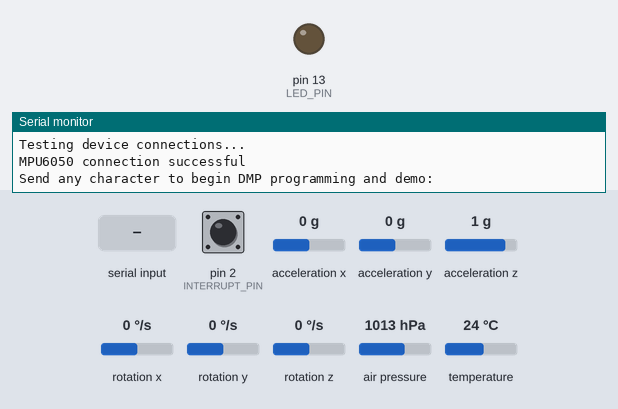
Bench run of a sketch on a simulated Arduino Leonardo, built with avr-gcc and run on an emulated ATmega32U4. On the bench: output pins drawn as LEDs (lit = HIGH), the last lines printed to the serial monitor. Dashed ring = blinking. The test bench sets the inputs (shaded band); at power-on: acceleration x 0 g, acceleration y 0 g, acceleration z 1 g, rotation z 0 °/s, air pressure 1013 hPa, pin 2 (INTERRUPT_PIN) LOW, rotation x 0 °/s, rotation y 0 °/s, temperature 24 °C. The sensor or clock chip raises its interrupt line as the real part does.

Above: at 0.8 s.
0.9 s: "1\n" received over Serial
At 1.8 s:
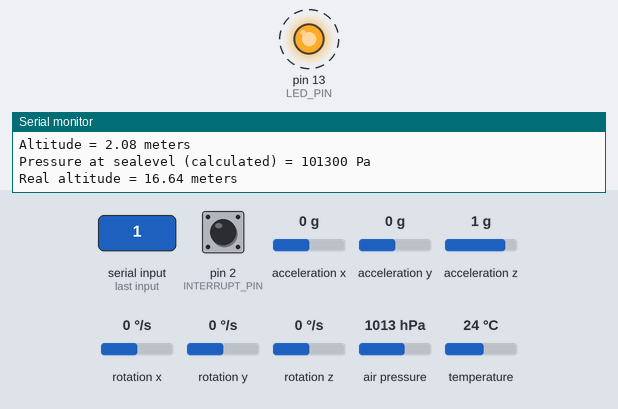
3.9 s: acceleration x set to -1.4 g
6.9 s: acceleration y set to -1.4 g
9.9 s: acceleration z set to -1.4 g
12.9 s: rotation z set to -192 °/s
15.9 s: air pressure set to 952 hPa
Timing chart, 0 to 19.9 s (numbered marks = the images above; inputs shaded):
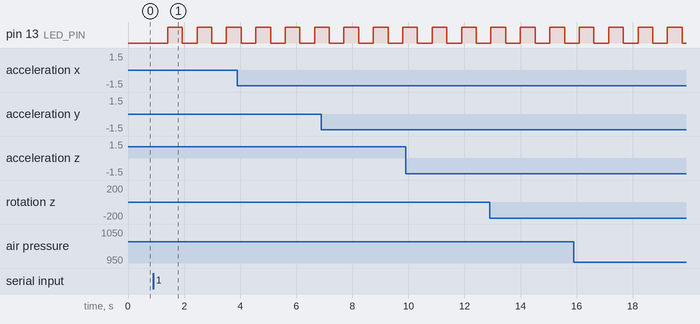

Measured:
- after the input at 0.9 s, pin 13 (LED_PIN): alternates HIGH for 0.52 s and LOW for 0.52 s, starting after 0.51 s

The sketch:

Data_packet.ino
```cpp
// I2C device class (I2Cdev) demonstration Arduino sketch for MPU6050 class using DMP (MotionApps v2.0)
// 6/21/2012 by Jeff Rowberg <jeff@rowberg.net>
// Updates should (hopefully) always be available at https://github.com/jrowberg/i2cdevlib
//
// Changelog:
//      2019-07-08 - Added Auto Calibration and offset generator
//		   - and altered FIFO retrieval sequence to avoid using blocking code
//      2016-04-18 - Eliminated a potential infinite loop
//      2013-05-08 - added seamless Fastwire support
//                 - added note about gyro calibration
//      2012-06-21 - added note about Arduino 1.0.1 + Leonardo compatibility error
//      2012-06-20 - improved FIFO overflow handling and simplified read process
//      2012-06-19 - completely rearranged DMP initialization code and simplification
//      2012-06-13 - pull gyro and accel data from FIFO packet instead of reading directly
//      2012-06-09 - fix broken FIFO read sequence and change interrupt detection to RISING
//      2012-06-05 - add gravity-compensated initial reference frame acceleration output
//                 - add 3D math helper file to DMP6 example sketch
//                 - add Euler output and Yaw/Pitch/Roll output formats
//      2012-06-04 - remove accel offset clearing for better results (thanks Sungon Lee)
//      2012-06-01 - fixed gyro sensitivity to be 2000 deg/sec instead of 250
//      2012-05-30 - basic DMP initialization working

/* ============================================
I2Cdev device library code is placed under the MIT license
Copyright (c) 2012 Jeff Rowberg

Permission is hereby granted, free of charge, to any person obtaining a copy
of this software and associated documentation files (the "Software"), to deal
in the Software without restriction, including without limitation the rights
to use, copy, modify, merge, publish, distribute, sublicense, and/or sell
copies of the Software, and to permit persons to whom the Software is
furnished to do so, subject to the following conditions:

The above copyright notice and this permission notice shall be included in
all copies or substantial portions of the Software.

THE SOFTWARE IS PROVIDED "AS IS", WITHOUT WARRANTY OF ANY KIND, EXPRESS OR
IMPLIED, INCLUDING BUT NOT LIMITED TO THE WARRANTIES OF MERCHANTABILITY,
FITNESS FOR A PARTICULAR PURPOSE AND NONINFRINGEMENT. IN NO EVENT SHALL THE
AUTHORS OR COPYRIGHT HOLDERS BE LIABLE FOR ANY CLAIM, DAMAGES OR OTHER
LIABILITY, WHETHER IN AN ACTION OF CONTRACT, TORT OR OTHERWISE, ARISING FROM,
OUT OF OR IN CONNECTION WITH THE SOFTWARE OR THE USE OR OTHER DEALINGS IN
THE SOFTWARE.
===============================================
*/

// I2Cdev and MPU6050 must be installed as libraries, or else the .cpp/.h files
// for both classes must be in the include path of your project
#include "I2Cdev.h"

#include "MPU6050_6Axis_MotionApps20.h"
//#include "MPU6050.h" // not necessary if using MotionApps include file
#include <Adafruit_BMP085.h>

// Arduino Wire library is required if I2Cdev I2CDEV_ARDUINO_WIRE implementation
// is used in I2Cdev.h
#if I2CDEV_IMPLEMENTATION == I2CDEV_ARDUINO_WIRE
    #include "Wire.h"
#endif

// class default I2C address is 0x68
// specific I2C addresses may be passed as a parameter here
// AD0 low = 0x68 (default for SparkFun breakout and InvenSense evaluation board)
// AD0 high = 0x69
MPU6050 mpu;
//MPU6050 mpu(0x69); // <-- use for AD0 high
Adafruit_BMP085 bmp;

/* =========================================================================
   NOTE: In addition to connection 3.3v, GND, SDA, and SCL, this sketch
   depends on the MPU-6050's INT pin being connected to the Arduino's
   external interrupt #0 pin. On the Arduino Uno and Mega 2560, this is
   digital I/O pin 2.
 * ========================================================================= */

/* =========================================================================
   NOTE: Arduino v1.0.1 with the Leonardo board generates a compile error
   when using Serial.write(buf, len). The Teapot output uses this method.
   The solution requires a modification to the Arduino USBAPI.h file, which
   is fortunately simple, but annoying. This will be fixed in the next IDE
   release. For more info, see these links:

   http://arduino.cc/forum/index.php/topic,109987.0.html
   http://code.google.com/p/arduino/issues/detail?id=958
 * ========================================================================= */


// uncomment "OUTPUT_READABLE_QUATERNION" if you want to see the actual
// quaternion components in a [w, x, y, z] format (not best for parsing
// on a remote host such as Processing or something though)
//#define OUTPUT_READABLE_QUATERNION

// uncomment "OUTPUT_READABLE_EULER" if you want to see Euler angles
// (in degrees) calculated from the quaternions coming from the FIFO.
// Note that Euler angles suffer from gimbal lock (for more info, see
// http://en.wikipedia.org/wiki/Gimbal_lock)
//#define OUTPUT_READABLE_EULER

// uncomment "OUTPUT_READABLE_YAWPITCHROLL" if you want to see the yaw/
// pitch/roll angles (in degrees) calculated from the quaternions coming
// from the FIFO. Note this also requires gravity vector calculations.
// Also note that yaw/pitch/roll angles suffer from gimbal lock (for
// more info, see: http://en.wikipedia.org/wiki/Gimbal_lock)
#define OUTPUT_READABLE_YAWPITCHROLL

// uncomment "OUTPUT_READABLE_REALACCEL" if you want to see acceleration
// components with gravity removed. This acceleration reference frame is
// not compensated for orientation, so +X is always +X according to the
// sensor, just without the effects of gravity. If you want acceleration
// compensated for orientation, us OUTPUT_READABLE_WORLDACCEL instead.
//#define OUTPUT_READABLE_REALACCEL

// uncomment "OUTPUT_READABLE_WORLDACCEL" if you want to see acceleration
// components with gravity removed and adjusted for the world frame of
// reference (yaw is relative to initial orientation, since no magnetometer
// is present in this case). Could be quite handy in some cases.
//#define OUTPUT_READABLE_WORLDACCEL

// uncomment "OUTPUT_TEAPOT" if you want output that matches the
// format used for the InvenSense teapot demo
//#define OUTPUT_TEAPOT


#define INTERRUPT_PIN 2  // use pin 2 on Arduino Uno & most boards
#define LED_PIN 13 // (Arduino is 13, Teensy is 11, Teensy++ is 6)
bool blinkState = false;

// MPU control/status vars
bool dmpReady = false;  // set true if DMP init was successful
uint8_t mpuIntStatus;   // holds actual interrupt status byte from MPU
uint8_t devStatus;      // return status after each device operation (0 = success, !0 = error)
uint16_t packetSize;    // expected DMP packet size (default is 42 bytes)
uint16_t fifoCount;     // count of all bytes currently in FIFO
uint8_t fifoBuffer[64]; // FIFO storage buffer

// orientation/motion vars
Quaternion q;           // [w, x, y, z]         quaternion container
VectorInt16 aa;         // [x, y, z]            accel sensor measurements
VectorInt16 aaReal;     // [x, y, z]            gravity-free accel sensor measurements
VectorInt16 aaWorld;    // [x, y, z]            world-frame accel sensor measurements
VectorFloat gravity;    // [x, y, z]            gravity vector
float euler[3];         // [psi, theta, phi]    Euler angle container
float ypr[3];           // [yaw, pitch, roll]   yaw/pitch/roll container and gravity vector

// packet structure for InvenSense teapot demo
uint8_t teapotPacket[14] = { '$', 0x02, 0,0, 0,0, 0,0, 0,0, 0x00, 0x00, '\r', '\n' };


// ================================================================
// ===               INTERRUPT DETECTION ROUTINE                ===
// ================================================================

volatile bool mpuInterrupt = false;     // indicates whether MPU interrupt pin has gone high
void dmpDataReady() {
    mpuInterrupt = true;
}


// ================================================================
// ===                      INITIAL SETUP                       ===
// ================================================================

void setup() {

    Serial.begin(115200);
  if (!bmp.begin()) {
	Serial.println("Could not find a valid BMP085 sensor, check wiring!");
	while (1) {}
  }

    // join I2C bus (I2Cdev library doesn't do this automatically)
    #if I2CDEV_IMPLEMENTATION == I2CDEV_ARDUINO_WIRE
        Wire.begin();
        Wire.setClock(400000); // 400kHz I2C clock. Comment this line if having compilation difficulties
    #elif I2CDEV_IMPLEMENTATION == I2CDEV_BUILTIN_FASTWIRE
        Fastwire::setup(400, true);
    #endif

    // initialize serial communication
    // (115200 chosen because it is required for Teapot Demo output, but it's
    // really up to you depending on your project)
    while (!Serial); // wait for Leonardo enumeration, others continue immediately

    // NOTE: 8MHz or slower host processors, like the Teensy @ 3.3V or Arduino
    // Pro Mini running at 3.3V, cannot handle this baud rate reliably due to
    // the baud timing being too misaligned with processor ticks. You must use
    // 38400 or slower in these cases, or use some kind of external separate
    // crystal solution for the UART timer.

    // initialize device
    Serial.println(F("Initializing I2C devices..."));
    mpu.initialize();
    pinMode(INTERRUPT_PIN, INPUT);

    // verify connection
    Serial.println(F("Testing device connections..."));
    Serial.println(mpu.testConnection() ? F("MPU6050 connection successful") : F("MPU6050 connection failed"));

    // wait for ready
    Serial.println(F("\nSend any character to begin DMP programming and demo: "));
    while (Serial.available() && Serial.read()); // empty buffer
    while (!Serial.available());                 // wait for data
    while (Serial.available() && Serial.read()); // empty buffer again

    // load and configure the DMP
    Serial.println(F("Initializing DMP..."));
    devStatus = mpu.dmpInitialize();

    // supply your own gyro offsets here, scaled for min sensitivity
    mpu.setXGyroOffset(220);
    mpu.setYGyroOffset(76);
    mpu.setZGyroOffset(-85);
    mpu.setZAccelOffset(1788); // 1688 factory default for my test chip

    // make sure it worked (returns 0 if so)
    if (devStatus == 0) {
        // Calibration Time: generate offsets and calibrate our MPU6050
        mpu.CalibrateAccel(6);
        mpu.CalibrateGyro(6);
        mpu.PrintActiveOffsets();
        // turn on the DMP, now that it's ready
        Serial.println(F("Enabling DMP..."));
        mpu.setDMPEnabled(true);

        // enable Arduino interrupt detection
        Serial.print(F("Enabling interrupt detection (Arduino external interrupt "));
        Serial.print(digitalPinToInterrupt(INTERRUPT_PIN));
        Serial.println(F(")..."));
        attachInterrupt(digitalPinToInterrupt(INTERRUPT_PIN), dmpDataReady, RISING);
        mpuIntStatus = mpu.getIntStatus();

        // set our DMP Ready flag so the main loop() function knows it's okay to use it
        Serial.println(F("DMP ready! Waiting for first interrupt..."));
        dmpReady = true;

        // get expected DMP packet size for later comparison
        packetSize = mpu.dmpGetFIFOPacketSize();
    } else {
        // ERROR!
        // 1 = initial memory load failed
        // 2 = DMP configuration updates failed
        // (if it's going to break, usually the code will be 1)
        Serial.print(F("DMP Initialization failed (code "));
        Serial.print(devStatus);
        Serial.println(F(")"));
    }

    // configure LED for output
    pinMode(LED_PIN, OUTPUT);
}


// ================================================================
// ===                    MAIN PROGRAM LOOP                     ===
// ================================================================

void loop() {
    // if programming failed, don't try to do anything
    if (!dmpReady) return;
    // read a packet from FIFO
    if (mpu.dmpGetCurrentFIFOPacket(fifoBuffer)) { // Get the Latest packet
        #ifdef OUTPUT_READABLE_QUATERNION
            // display quaternion values in easy matrix form: w x y z
            mpu.dmpGetQuaternion(&q, fifoBuffer);
            Serial.print("quat\t");
            Serial.print(q.w);
            Serial.print("\t");
            Serial.print(q.x);
            Serial.print("\t");
            Serial.print(q.y);
            Serial.print("\t");
            Serial.println(q.z);
        #endif

        #ifdef OUTPUT_READABLE_EULER
            // display Euler angles in degrees
            mpu.dmpGetQuaternion(&q, fifoBuffer);
            mpu.dmpGetEuler(euler, &q);
            Serial.print("euler\t");
            Serial.print(euler[0] * 180/M_PI);
            Serial.print("\t");
            Serial.print(euler[1] * 180/M_PI);
            Serial.print("\t");
            Serial.println(euler[2] * 180/M_PI);
        #endif

        #ifdef OUTPUT_READABLE_YAWPITCHROLL
            // display Euler angles in degrees
            mpu.dmpGetQuaternion(&q, fifoBuffer);
            mpu.dmpGetGravity(&gravity, &q);
            mpu.dmpGetYawPitchRoll(ypr, &q, &gravity);
            Serial.print("ypr\t");
            Serial.print(ypr[0] * 180/M_PI);
            Serial.print("\t");
            Serial.print(ypr[1] * 180/M_PI);
            Serial.print("\t");
            Serial.println(ypr[2] * 180/M_PI);
        #endif

        #ifdef OUTPUT_READABLE_REALACCEL
            // display real acceleration, adjusted to remove gravity
            mpu.dmpGetQuaternion(&q, fifoBuffer);
            mpu.dmpGetAccel(&aa, fifoBuffer);
            mpu.dmpGetGravity(&gravity, &q);
            mpu.dmpGetLinearAccel(&aaReal, &aa, &gravity);
            Serial.print("areal\t");
            Serial.print(aaReal.x);
            Serial.print("\t");
            Serial.print(aaReal.y);
            Serial.print("\t");
            Serial.println(aaReal.z);
        #endif

        #ifdef OUTPUT_READABLE_WORLDACCEL
            // display initial world-frame acceleration, adjusted to remove gravity
            // and rotated based on known orientation from quaternion
            mpu.dmpGetQuaternion(&q, fifoBuffer);
            mpu.dmpGetAccel(&aa, fifoBuffer);
            mpu.dmpGetGravity(&gravity, &q);
            mpu.dmpGetLinearAccel(&aaReal, &aa, &gravity);
            mpu.dmpGetLinearAccelInWorld(&aaWorld, &aaReal, &q);
            Serial.print("aworld\t");
            Serial.print(aaWorld.x);
            Serial.print("\t");
            Serial.print(aaWorld.y);
            Serial.print("\t");
            Serial.println(aaWorld.z);
        #endif

        #ifdef OUTPUT_TEAPOT
            // display quaternion values in InvenSense Teapot demo format:
            teapotPacket[2] = fifoBuffer[0];
            teapotPacket[3] = fifoBuffer[1];
            teapotPacket[4] = fifoBuffer[4];
            teapotPacket[5] = fifoBuffer[5];
            teapotPacket[6] = fifoBuffer[8];
            teapotPacket[7] = fifoBuffer[9];
            teapotPacket[8] = fifoBuffer[12];
            teapotPacket[9] = fifoBuffer[13];
            Serial.write(teapotPacket, 14);
            teapotPacket[11]++; // packetCount, loops at 0xFF on purpose
        #endif

        // blink LED to indicate activity
        blinkState = !blinkState;
        digitalWrite(LED_PIN, blinkState);
    }
    Serial.print("Temperature = ");
    Serial.print(bmp.readTemperature());
    Serial.println(" *C");

    Serial.print("Pressure = ");
    Serial.print(bmp.readPressure());
    Serial.println(" Pa");

    // Calculate altitude assuming 'standard' barometric
    // pressure of 1013.25 millibar = 101325 Pascal
    Serial.print("Altitude = ");
    Serial.print(bmp.readAltitude());
    Serial.println(" meters");

    Serial.print("Pressure at sealevel (calculated) = ");
    Serial.print(bmp.readSealevelPressure());
    Serial.println(" Pa");

  // you can get a more precise measurement of altitude
  // if you know the current sea level pressure which will
  // vary with weather and such. If it is 1015 millibars
  // that is equal to 101500 Pascals.
    Serial.print("Real altitude = ");
    Serial.print(bmp.readAltitude(101500));
    Serial.println(" meters");

    Serial.println();
    delay(500);
}
```
